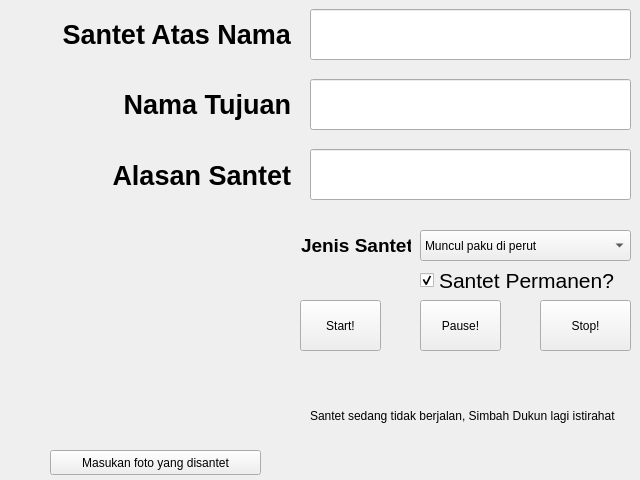
<?xml version="1.0" encoding="UTF-8"?>
<ui version="4.0">
 <class>MainWindow</class>
 <widget class="QMainWindow" name="MainWindow">
  <property name="geometry">
   <rect>
    <x>0</x>
    <y>0</y>
    <width>640</width>
    <height>480</height>
   </rect>
  </property>
  <property name="minimumSize">
   <size>
    <width>640</width>
    <height>480</height>
   </size>
  </property>
  <property name="maximumSize">
   <size>
    <width>640</width>
    <height>480</height>
   </size>
  </property>
  <property name="windowTitle">
   <string>MainWindow</string>
  </property>
  <widget class="QWidget" name="centralwidget">
   <widget class="QLabel" name="label_atas_nama_2">
    <property name="geometry">
     <rect>
      <x>60</x>
      <y>59</y>
      <width>231</width>
      <height>91</height>
     </rect>
    </property>
    <property name="text">
     <string>&lt;html&gt;&lt;head/&gt;&lt;body&gt;&lt;p align=&quot;right&quot;&gt;&lt;span style=&quot; font-size:20pt; font-weight:600;&quot;&gt;Nama Tujuan&lt;/span&gt;&lt;/p&gt;&lt;/body&gt;&lt;/html&gt;</string>
    </property>
   </widget>
   <widget class="QLineEdit" name="lineEdit_nama_tujuan">
    <property name="geometry">
     <rect>
      <x>310</x>
      <y>79</y>
      <width>321</width>
      <height>51</height>
     </rect>
    </property>
    <property name="font">
     <font>
      <pointsize>20</pointsize>
     </font>
    </property>
   </widget>
   <widget class="QLabel" name="label_atas_nama_3">
    <property name="geometry">
     <rect>
      <x>60</x>
      <y>130</y>
      <width>231</width>
      <height>91</height>
     </rect>
    </property>
    <property name="text">
     <string>&lt;html&gt;&lt;head/&gt;&lt;body&gt;&lt;p align=&quot;right&quot;&gt;&lt;span style=&quot; font-size:20pt; font-weight:600;&quot;&gt;Alasan Santet&lt;/span&gt;&lt;/p&gt;&lt;/body&gt;&lt;/html&gt;</string>
    </property>
   </widget>
   <widget class="QLineEdit" name="lineEdit_alasan_santet">
    <property name="geometry">
     <rect>
      <x>310</x>
      <y>149</y>
      <width>321</width>
      <height>51</height>
     </rect>
    </property>
    <property name="font">
     <font>
      <pointsize>20</pointsize>
     </font>
    </property>
   </widget>
   <widget class="QPushButton" name="pushButton_foto">
    <property name="geometry">
     <rect>
      <x>50</x>
      <y>450</y>
      <width>211</width>
      <height>25</height>
     </rect>
    </property>
    <property name="text">
     <string>Masukan foto yang disantet</string>
    </property>
   </widget>
   <widget class="QComboBox" name="comboBox">
    <property name="geometry">
     <rect>
      <x>420</x>
      <y>230</y>
      <width>211</width>
      <height>31</height>
     </rect>
    </property>
    <item>
     <property name="text">
      <string>Muncul paku di perut</string>
     </property>
    </item>
    <item>
     <property name="text">
      <string>Muncul kawat di perut</string>
     </property>
    </item>
    <item>
     <property name="text">
      <string>Muntah kalajengking</string>
     </property>
    </item>
   </widget>
   <widget class="QLineEdit" name="lineEdit_atas_nama">
    <property name="geometry">
     <rect>
      <x>310</x>
      <y>9</y>
      <width>321</width>
      <height>51</height>
     </rect>
    </property>
    <property name="font">
     <font>
      <pointsize>20</pointsize>
     </font>
    </property>
   </widget>
   <widget class="QLabel" name="label_atas_nama">
    <property name="geometry">
     <rect>
      <x>60</x>
      <y>-11</y>
      <width>231</width>
      <height>91</height>
     </rect>
    </property>
    <property name="text">
     <string>&lt;html&gt;&lt;head/&gt;&lt;body&gt;&lt;p align=&quot;right&quot;&gt;&lt;span style=&quot; font-size:20pt; font-weight:600;&quot;&gt;Santet Atas Nama&lt;/span&gt;&lt;/p&gt;&lt;/body&gt;&lt;/html&gt;</string>
    </property>
   </widget>
   <widget class="QLabel" name="label_atas_nama_4">
    <property name="geometry">
     <rect>
      <x>300</x>
      <y>220</y>
      <width>111</width>
      <height>51</height>
     </rect>
    </property>
    <property name="text">
     <string>&lt;html&gt;&lt;head/&gt;&lt;body&gt;&lt;p align=&quot;right&quot;&gt;&lt;span style=&quot; font-size:14pt; font-weight:600;&quot;&gt;Jenis Santet&lt;/span&gt;&lt;/p&gt;&lt;/body&gt;&lt;/html&gt;</string>
    </property>
   </widget>
   <widget class="QCheckBox" name="checkBox">
    <property name="geometry">
     <rect>
      <x>420</x>
      <y>260</y>
      <width>201</width>
      <height>41</height>
     </rect>
    </property>
    <property name="font">
     <font>
      <pointsize>16</pointsize>
     </font>
    </property>
    <property name="text">
     <string>Santet Permanen?</string>
    </property>
    <property name="checked">
     <bool>true</bool>
    </property>
   </widget>
   <widget class="QPushButton" name="pushButton_mulai">
    <property name="geometry">
     <rect>
      <x>300</x>
      <y>300</y>
      <width>81</width>
      <height>51</height>
     </rect>
    </property>
    <property name="text">
     <string>Start!</string>
    </property>
   </widget>
   <widget class="QPushButton" name="pushButton_berhenti">
    <property name="geometry">
     <rect>
      <x>540</x>
      <y>300</y>
      <width>91</width>
      <height>51</height>
     </rect>
    </property>
    <property name="text">
     <string>Stop!</string>
    </property>
   </widget>
   <widget class="QLabel" name="label_status">
    <property name="geometry">
     <rect>
      <x>310</x>
      <y>370</y>
      <width>321</width>
      <height>91</height>
     </rect>
    </property>
    <property name="text">
     <string>Santet sedang tidak berjalan, Simbah Dukun lagi istirahat</string>
    </property>
    <property name="wordWrap">
     <bool>true</bool>
    </property>
   </widget>
   <widget class="QLabel" name="label_foto">
    <property name="geometry">
     <rect>
      <x>10</x>
      <y>216</y>
      <width>261</width>
      <height>221</height>
     </rect>
    </property>
    <property name="text">
     <string/>
    </property>
   </widget>
   <widget class="QPushButton" name="pushButton_pause">
    <property name="geometry">
     <rect>
      <x>420</x>
      <y>300</y>
      <width>81</width>
      <height>51</height>
     </rect>
    </property>
    <property name="text">
     <string>Pause!</string>
    </property>
   </widget>
  </widget>
 </widget>
 <resources/>
 <connections/>
</ui>
